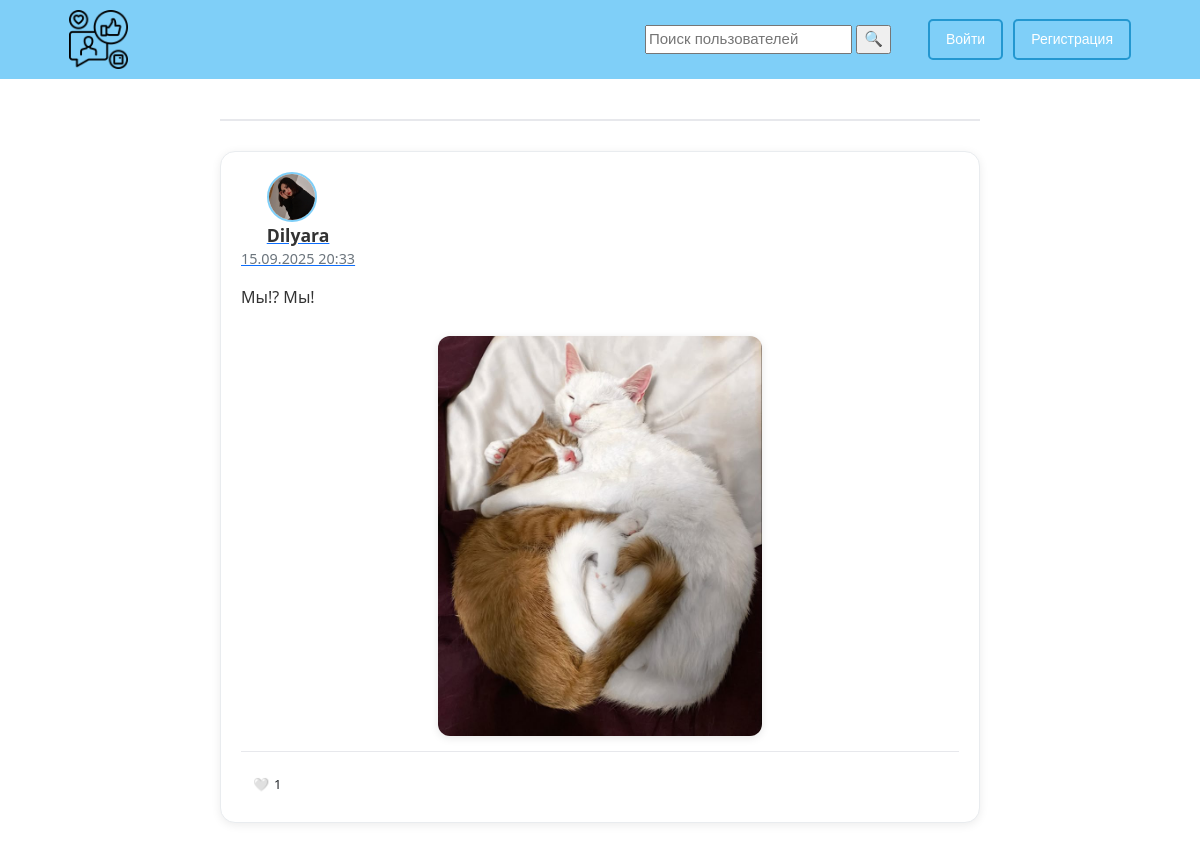
Screenshot of /posts/4/another_profile_posts/ with the database file from the repository.
### Posts/models.py (models this page shows, shortened)
class Posts(models.Model):
    text = models.CharField('Текст статьи',
                            max_length=1000)
    photo = models.FileField('Фото',
                             upload_to='media/images/post',
                             blank=True)
    author = models.ForeignKey(User,
                               on_delete=models.CASCADE,
                               null=True,
                               blank=True,
                               verbose_name='Автор поста')
    pub_time = models.DateTimeField('Дата и время публикации',
                                    auto_now_add=True)
    class Meta:
        verbose_name = 'Публикация'
        verbose_name_plural = 'Публикации'

### Users/models.py (models this page shows, shortened)
class Profile(AbstractUser):
    GENDER_CHOICE = (("M", "М"),
                     ("F", "Ж"),
                     (None, "-"))
    CITY_CHOICE = [('Москва', 'Москва'),
                   ('Санкт-Петербург', 'Санкт-Петербург')]
    COUNTRY_CHOICE = [(None, '-')]
    avatar = models.ImageField('Аватар',
                               blank=True,
                               upload_to='images/avatar/')
    gender = models.CharField('Пол',
                              max_length=1,
                              choices=GENDER_CHOICE,
                              blank=True)
    country = models.CharField('Страна',
                               max_length=100,
                               blank=True,
                               null=True,
                               choices=COUNTRY_CHOICE)
    city = models.CharField('Город',
                            max_length=100,
                            blank=True,
                            null=True,
                            choices=CITY_CHOICE)
    birth_date = models.DateField('Дата рождения',
                                  null=True,
                                  blank=True)
    email = models.CharField('Почтовый адрес', max_length=20,
                             null=False,
                             blank=False)
    short_name = models.CharField('Короткое имя',
                                  max_length=10,
                                  null=True,
                                  blank=True)
    class Meta:
        verbose_name = 'Профиль'
        verbose_name_plural = 'Профили'

### Posts/views.py (the view)
# urls.py: path('<int:user_id>/another_profile_posts/', views.show_another_profile_posts, name='another_user_posts')]
def show_another_profile_posts(request, user_id):
    author_id = user_id
    try:
        posts = Posts.objects.filter(author__id=user_id).order_by('-pub_time')
        for post in posts:
            post.likes_count = Likes.objects.filter(for_post=post).count()
            if request.user.is_authenticated:
                post.is_liked = Likes.objects.filter(maker=request.user, for_post=post).exists()
            else:
                post.is_liked = False
        return render(request,
                      'Posts/another_profile_posts.html',
                      {'posts': posts,
                       'author_id': author_id})
    except:
        return render(request, 'Posts/another_profile_posts.html')

### Templates/posts/another_profile_posts.html (shortened to what this page needs)
{% extends "base.html" %}
{% load static %}
{% block content %}
<div class="index-container">
    <div class="feed-header">
    </div>
    <div class="posts-feed">
        {% if posts %}
            {% for post in posts %}
            <div class="post-card">
                <div class="post-header">
                    <div class="post-author">
                        <a href="{% url 'Users:another_profile' post.author.id %}">
                        {% if post.author.avatar %}
                            <img src="{{ post.author.avatar.url|default:'/static/images/default_avatar.jpg' }}"
                                alt="{{ post.author.username }}" class="author-avatar">
                        {% endif %}
                            <div class="author-info">
                                <strong>{{ post.author.username }}</strong>
                                <span class="post-date">{{ post.pub_time|date:"d.m.Y H:i" }}</span>
                            </div>
                        </a>
                    </div>
                </div>
                <div class="post-content">
                    <p>{{ post.text }}</p>
                    {% if post.photo %}
                    <div class="post-image-container">
                        <img src="{{ post.photo.url }}" alt="Post image" class="post-image">
                    </div>
                    {% endif %}
                </div>
                <div class="post-actions">
                    {% if request.user.is_authenticated %}
                        <form class="like-form" data-post-id="{{ post.id }}">
                            {% csrf_token %}
                            <button type="button" class="like-btn {% if post.is_liked %}liked{% endif %}"
                                    data-post-id="{{ post.id }}">
                                {% if post.is_liked %}❤️{% else %}🤍{% endif %}
                                <span class="like-count" data-post-id="{{ post.id }}">{{ post.likes_count }}</span>
                            </button>
                        </form>
                    {% else %}
                        <div class="like-btn">
                            🤍 <span class="like-count">{{ post.likes_count }}</span>
                        </div>
                    {% endif %}
                </div>
            </div>
            {% endfor %}
        {% else %}
            <div class="empty-feed">
                <div class="empty-icon">📋</div>
                <h3>Лента пуста</h3>
                <p>Пользователь пока что не оставил записей</p>
            </div>
        {% endif %}
    </div>
</div>
{% endblock %}

### static/css/stylesheet.css (style rules this page uses)
.body { margin: 0; }
.index-container { max-width: 800px; margin: 0 auto; padding: 20px; }
.feed-header { display: flex; justify-content: space-between; align-items: center; margin-bottom: 30px; padding-bottom: 20px; border-bottom: 2px solid #e7e8ec; }
.posts-feed { display: flex; flex-direction: column; gap: 20px; }
.post-card { background: white; border: 1px solid #e7e8ec; border-radius: 12px; padding: 20px; box-shadow: 0 2px 10px rgba(0, 0, 0, 0.05); }
.post-header { display: flex; align-items: center; margin-bottom: 15px; }
.author-avatar { width: 50px; height: 50px; border-radius: 50%; margin-right: 12px; object-fit: cover; border: 2px solid #7fcff8; }
.author-info { display: flex; flex-direction: column; }
.author-info strong { color: #222; font-size: 16px; }
.post-date { color: #828282; font-size: 12px; }
.post-content p { margin: 0 0 15px 0; line-height: 1.5; color: #222; }
.post-image { width: 100%; border-radius: 8px; margin-top: 10px; max-height: 400px; object-fit: cover; }
.post-actions { display: flex; gap: 15px; margin-top: 15px; padding-top: 15px; border-top: 1px solid #e7e8ec; }
.like-btn, .comment-btn, .share-btn { padding: 8px 12px; border: 1px solid #e7e8ec; border-radius: 6px; background: white; cursor: pointer; transition: all 0.2s ease; font-size: 13px; }
.post-header { text-align: center; margin-bottom: 30px; }
.post-header { margin-bottom: 15px; }
.post-date { color: #828282; font-size: 14px; }
.post-content p { margin: 0 0 15px 0; line-height: 1.5; color: #222; font-size: 16px; }
.post-image-container { margin-top: 15px; }
.post-image { width: 100%; border-radius: 8px; max-height: 400px; object-fit: cover; }
.post-actions { display: flex; gap: 15px; margin-top: 15px; }
.post-image-container { margin: 15px 0; text-align: center; }
.post-image { max-width: 100%; max-height: 400px; width: auto; height: auto; border-radius: 12px; object-fit: cover; box-shadow: 0 2px 8px rgba(0, 0, 0, 0.1); transition: transform 0.3s ease; }
.post-card { background: #ffffff; border-radius: 15px; padding: 20px; margin-bottom: 20px; box-shadow: 0 2px 10px rgba(0, 0, 0, 0.08); border: 1px solid #e9ecef; }
.author-avatar { width: 50px; height: 50px; border-radius: 50%; object-fit: cover; margin-right: 12px; }
.author-info strong { font-size: 1.1rem; color: #333; }
.post-date { font-size: 0.9rem; color: #6c757d; }
.post-content p { margin-bottom: 15px; line-height: 1.6; color: #333; }
.post-actions { display: flex; gap: 10px; }
.like-btn { transition: all 0.3s ease; cursor: pointer; background: none; border: none; padding: 8px 12px; border-radius: 20px; display: inline-flex; align-items: center; gap: 5px; }

### rows the page displays
Posts: author.avatar (picture), author.username "Dilyara", pub_time "15.09.2025 20:33", text "Мы!? Мы!", photo (picture), likes_count "1"
